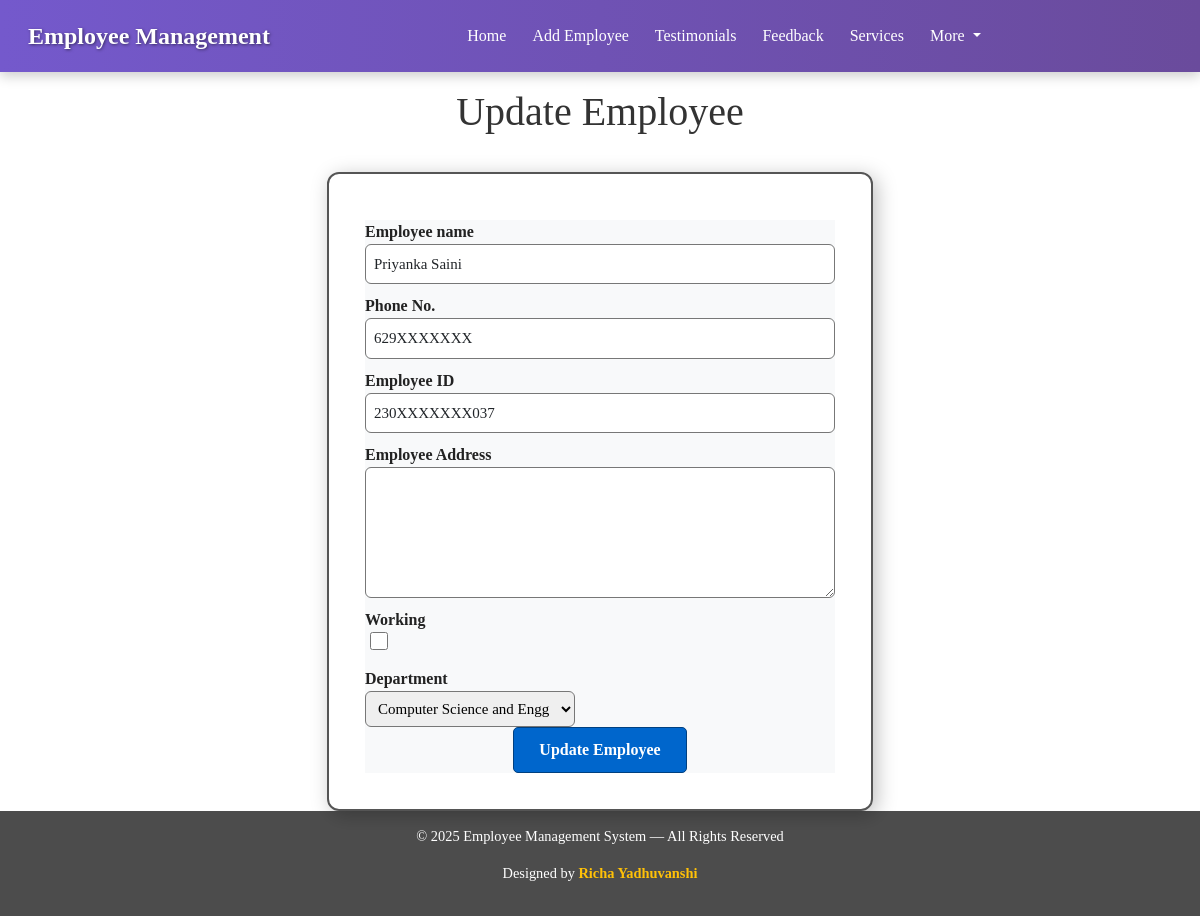
/emp/update-emp/25, run on the app's committed database.
### emp/models.py (models this page shows, shortened)
class Emp(models.Model):
    name = models.CharField(max_length=200)
    emp_id = models.CharField(max_length=200)
    phone = models.CharField(max_length=10)
    address = models.CharField(max_length=150)
    working = models.BooleanField(default=True)
    department = models.CharField(max_length=10)

### emp/views.py (the view)
# urls.py: path("update-emp/<int:emp_id>",update_emp),
def update_emp(request,emp_id):
    emp =Emp.objects.get(pk=emp_id)
    return render(request,"emp/update_emp.html",{
        'emp':emp
    })

### templates/emp/update_emp.html (shortened to what this page needs)
<!doctype html>
<html lang="en">
  <head>
    <link href="https://cdn.jsdelivr.net/npm/bootstrap@5.0.2/dist/css/bootstrap.min.css" rel="stylesheet">
  </head>
  <body>
    {% include 'emp/navbar.html' %}
    <h1 class="text-center my-3">Update Employee</h1>
    <div class="container">
        <div class="row">
            <div class="col-md-6 offset-md-3">
                <div class="card">
                    <div class="card-body">
                        <form action="/emp/do-update-emp/{{emp.id}}" method="POST" class="bg bg-light">
                            <div class="md-3">
                                <lable for="name">Employee name</lable>
                                <input id="name"
                                type="text"
                                class="form-control"
                                placeholder="Enter Employee name" name="emp_name"
                                value="{{emp.name}}">
                            </div>
                            <div class="md-3">
                                <lable for="phone">Phone No.</lable>
                                <input id="phone"
                                type="text"
                                class="form-control"
                                placeholder="enter your phone no." name="emp_phone"
                                value ="{{emp.phone}}">
                            </div>
                            <div class="md-3">
                                <lable for="id">Employee ID</lable>
                                <input id="id"
                                type="text"
                                class="form-control"
                                placeholder="Enter your id" name="emp_id"
                                value="{{emp.emp_id}}">
                            </div>
                            <div class="md-3">
                                <lable for="address">Employee Address</lable>
                                <textarea name="emp_address"
                                id="address"
                                cols="30" rows="5"
                                class="form-control"
                                value ="{{emp.address}}"></textarea>
                            </div>
                            <div class="md-3 from-check">
                                <lable for="working">Working</lable>
                                <input id="working"
                                name="emp_working"
                                type="checkbox"
                                class="from-check-input">
                            </div>
                            <div class="md-3">
                                <lable for="department">Department</lable>
                                <select value ="{{emp.department}}" name="emp_department" id="department">
                                    <option value="CSE">Computer Science and Engg</option>
                                </select>
                            </div>
                            <div class="container text-center">
                                <button class="btn">
                                    Update Employee
                                </button>
                            </div>
                        </form>
                    </div>
                </div>
            </div>
        </div>
    </div>
    <footer class="footer">
        <p>© 2025 Employee Management System — All Rights Reserved</p>
        <p>Designed by <b>Richa Yadhuvanshi</b></p>
    </footer>
  </body>
</html>

### templates/emp/update_emp.html (style rules this page uses)
body { background: linear-gradient(rgba(255, 255, 255, 0.85), rgba(255, 255, 255, 0.85)), url('https://images.unsplash.com/photo-1531746790731-6c087fecd65a?auto=format&fit=crop&w=1600&q=80') no-repeat center center fixed; background-size: cover; font-family: "Times New Roman", Georgia, serif; color: #333; }
.card { border: 2px solid #555; border-radius: 12px; box-shadow: 4px 4px 20px rgba(0,0,0,0.25); background-color: rgba(255, 255, 255, 0.95); padding: 20px; margin-top: 20px; }
lable { font-weight: bold; font-size: 16px; margin-top: 10px; display: block; color: #222; }
input.form-control, textarea.form-control, select { border: 1px solid #777; border-radius: 6px; padding: 8px; font-size: 15px; transition: 0.3s; }
.from-check-input { width: 18px; height: 18px; accent-color: #0066cc; margin-left: 5px; }
button.btn { background-color: #0066cc; color: #fff; font-weight: bold; border-radius: 5px; padding: 10px 25px; border: 1px solid #004080; transition: 0.3s; }
footer.footer { text-align: center; padding: 15px 0; background-color: rgba(0, 0, 0, 0.7); color: #fff; font-family: "Georgia", serif; font-size: 0.9em; width: 100%; bottom: 0; }
footer.footer b { color: #ffc107; }

### data on the page
Emp: emp_name "Priyanka Saini", emp_phone "629XXXXXXX", emp_id "230XXXXXXX037", emp_department "Computer Science and Engg"
